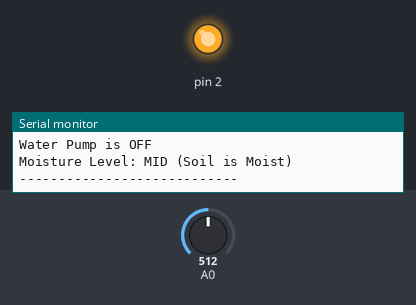
Simulated run of this sketch. Board: Arduino Uno, built with avr-gcc and run on an emulated ATmega328P. On the bench: output pins drawn as LEDs (lit = HIGH), the last lines printed to the serial monitor. The inputs (shaded band) are chosen by the test bench; at power-on: A0 = 512.

Above: at 4.2 s.
4.3 s: A0 set to 934
7.0 s: A0 set to 963
At 7.7 s:
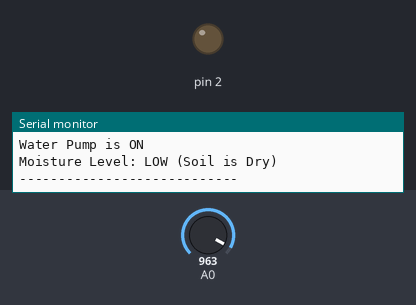
9.7 s: A0 set to 940
At 11.7 s:
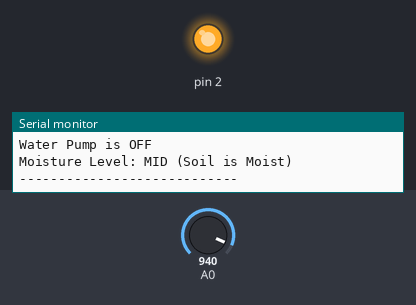
12.6 s: A0 set to 960
At 13.9 s:
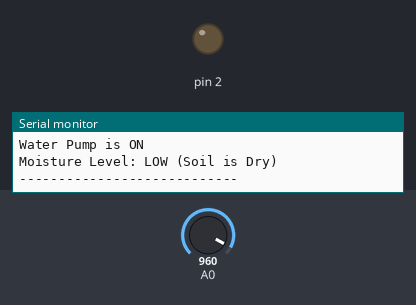
Timing chart, 0 to 15.6 s (numbered marks = the images above; inputs shaded):
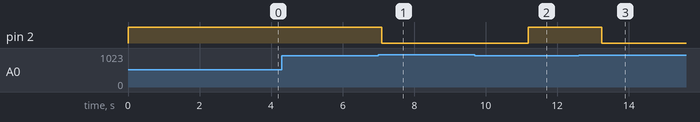

The sketch:

arduino.ino
```cpp
//This is the code for our Arduino Hardware
void setup() {
    Serial.begin(9600);
    pinMode(2, OUTPUT);
    digitalWrite(2, HIGH);
    delay(1000);
    Serial.println("IRRIGATION SYSTEM IS ON");
    delay(2000);
  }

  void loop() {
    int value = analogRead(A0);
    Serial.print("Soil Moisture Value: ");
    Serial.println(value);

    if (value > 950) {
      digitalWrite(2, LOW);
      Serial.println("Water Pump is ON");
    } else {
      digitalWrite(2, HIGH);
      Serial.println("Water Pump is OFF");
    }

    if (value < 300) {
      Serial.println("Moisture Level: HIGH (Soil is Wet)");
    } else if (value >= 300 && value <= 950) {
      Serial.println("Moisture Level: MID (Soil is Moist)");
    } else {
      Serial.println("Moisture Level: LOW (Soil is Dry)");
    }

    Serial.println("----------------------------");
    delay(2000);
  }
```

Measured:
- the behaviour switches between 950 and 951 on A0 (found by bisection; images 0 and 1)
- after the input at 7.0 s, pin 2: HIGH → LOW after 0.10 s
- after the input at 9.7 s, pin 2: LOW → HIGH after 1.5 s
- after the input at 12.6 s, pin 2: HIGH → LOW after 0.64 s
